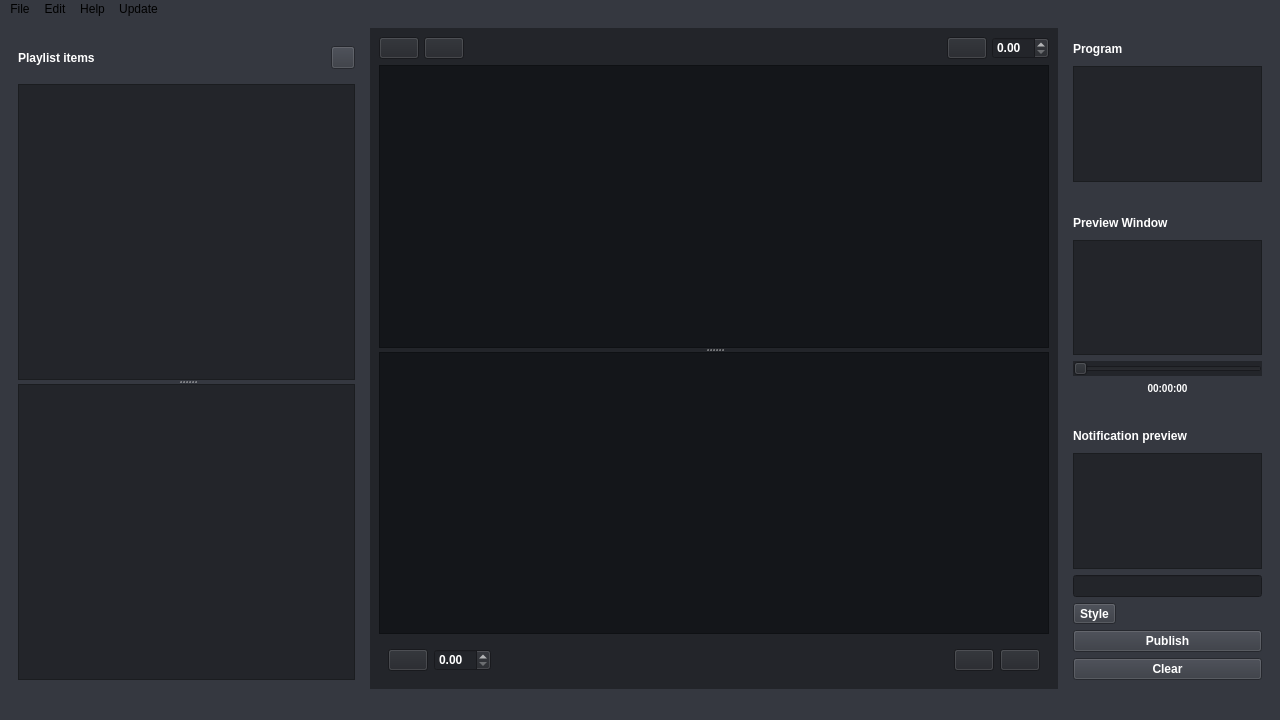
<?xml version="1.0" encoding="UTF-8"?>
<ui version="4.0">
 <class>MainWindow</class>
 <widget class="QMainWindow" name="MainWindow">
  <property name="geometry">
   <rect>
    <x>0</x>
    <y>0</y>
    <width>1280</width>
    <height>720</height>
   </rect>
  </property>
  <property name="windowTitle">
   <string>Holy Presenter</string>
  </property>
  <property name="windowIcon">
   <iconset resource="ui/assets.qrc">
    <normaloff>:/icon/icon.png</normaloff>:/icon/icon.png</iconset>
  </property>
  <property name="autoFillBackground">
   <bool>false</bool>
  </property>
  <property name="styleSheet">
   <string notr="true">background-color: rgb(53, 56, 64);</string>
  </property>
  <widget class="QWidget" name="centralwidget">
   <layout class="QHBoxLayout" name="horizontalLayout" stretch="2,10,3">
    <item>
     <widget class="QWidget" name="left" native="true">
      <layout class="QVBoxLayout" name="verticalLayout_2" stretch="1,30">
       <item>
        <widget class="QWidget" name="widget" native="true">
         <layout class="QHBoxLayout" name="horizontalLayout_2" stretch="9,1,1,1,1,1,1">
          <property name="leftMargin">
           <number>0</number>
          </property>
          <property name="rightMargin">
           <number>0</number>
          </property>
          <item>
           <widget class="QLabel" name="label">
            <property name="styleSheet">
             <string notr="true">font-weight: bold; color: white;</string>
            </property>
            <property name="text">
             <string>Playlist items</string>
            </property>
           </widget>
          </item>
          <item>
           <widget class="QPushButton" name="sort_down">
            <property name="toolTip">
             <string>Move selected item down</string>
            </property>
            <property name="autoFillBackground">
             <bool>false</bool>
            </property>
            <property name="styleSheet">
             <string notr="true"/>
            </property>
            <property name="text">
             <string/>
            </property>
            <property name="icon">
             <iconset resource="ui/assets.qrc">
              <normaloff>:/buttons/down.png</normaloff>:/buttons/down.png</iconset>
            </property>
            <property name="flat">
             <bool>true</bool>
            </property>
           </widget>
          </item>
          <item>
           <widget class="QPushButton" name="sort_up">
            <property name="toolTip">
             <string>Move selected item up</string>
            </property>
            <property name="autoFillBackground">
             <bool>false</bool>
            </property>
            <property name="styleSheet">
             <string notr="true"/>
            </property>
            <property name="text">
             <string/>
            </property>
            <property name="icon">
             <iconset resource="ui/assets.qrc">
              <normaloff>:/buttons/up.png</normaloff>:/buttons/up.png</iconset>
            </property>
            <property name="flat">
             <bool>true</bool>
            </property>
           </widget>
          </item>
          <item>
           <widget class="QPushButton" name="upload">
            <property name="toolTip">
             <string>Upload image</string>
            </property>
            <property name="autoFillBackground">
             <bool>false</bool>
            </property>
            <property name="styleSheet">
             <string notr="true"/>
            </property>
            <property name="text">
             <string/>
            </property>
            <property name="icon">
             <iconset resource="ui/assets.qrc">
              <normaloff>:/buttons/upload.png</normaloff>:/buttons/upload.png</iconset>
            </property>
            <property name="flat">
             <bool>true</bool>
            </property>
           </widget>
          </item>
          <item>
           <widget class="QPushButton" name="rename">
            <property name="toolTip">
             <string>Rename Selected item</string>
            </property>
            <property name="autoFillBackground">
             <bool>false</bool>
            </property>
            <property name="styleSheet">
             <string notr="true"/>
            </property>
            <property name="text">
             <string/>
            </property>
            <property name="icon">
             <iconset resource="ui/assets.qrc">
              <normaloff>:/buttons/rename.png</normaloff>:/buttons/rename.png</iconset>
            </property>
            <property name="flat">
             <bool>true</bool>
            </property>
           </widget>
          </item>
          <item>
           <widget class="QPushButton" name="deletion">
            <property name="toolTip">
             <string>Delete selected item</string>
            </property>
            <property name="autoFillBackground">
             <bool>false</bool>
            </property>
            <property name="styleSheet">
             <string notr="true"/>
            </property>
            <property name="text">
             <string/>
            </property>
            <property name="icon">
             <iconset resource="ui/assets.qrc">
              <normaloff>:/buttons/delete.png</normaloff>:/buttons/delete.png</iconset>
            </property>
            <property name="flat">
             <bool>true</bool>
            </property>
           </widget>
          </item>
          <item>
           <widget class="QToolButton" name="new_list">
            <property name="toolTip">
             <string>New...</string>
            </property>
            <property name="text">
             <string/>
            </property>
            <property name="icon">
             <iconset resource="ui/assets.qrc">
              <normaloff>:/buttons/new.png</normaloff>:/buttons/new.png</iconset>
            </property>
           </widget>
          </item>
         </layout>
        </widget>
       </item>
       <item>
        <widget class="QSplitter" name="splitter">
         <property name="orientation">
          <enum>Qt::Orientation::Vertical</enum>
         </property>
         <widget class="QScrollArea" name="items_frame">
          <property name="minimumSize">
           <size>
            <width>0</width>
            <height>150</height>
           </size>
          </property>
          <property name="styleSheet">
           <string notr="true">background-color: rgb(35, 37, 42)</string>
          </property>
          <property name="widgetResizable">
           <bool>true</bool>
          </property>
          <widget class="QWidget" name="scrollAreaWidgetContents">
           <property name="geometry">
            <rect>
             <x>0</x>
             <y>0</y>
             <width>289</width>
             <height>287</height>
            </rect>
           </property>
          </widget>
         </widget>
         <widget class="QScrollArea" name="playlists_frame">
          <property name="minimumSize">
           <size>
            <width>0</width>
            <height>150</height>
           </size>
          </property>
          <property name="styleSheet">
           <string notr="true">background-color: rgb(35, 37, 42)</string>
          </property>
          <property name="widgetResizable">
           <bool>true</bool>
          </property>
          <widget class="QWidget" name="scrollAreaWidgetContents_3">
           <property name="geometry">
            <rect>
             <x>0</x>
             <y>0</y>
             <width>289</width>
             <height>286</height>
            </rect>
           </property>
          </widget>
         </widget>
        </widget>
       </item>
      </layout>
     </widget>
    </item>
    <item>
     <widget class="QWidget" name="center" native="true">
      <property name="styleSheet">
       <string notr="true">background-color: rgb(35, 37, 42)</string>
      </property>
      <layout class="QVBoxLayout" name="verticalLayout_3" stretch="1,30,1">
       <item>
        <widget class="QWidget" name="widget_2" native="true">
         <layout class="QHBoxLayout" name="horizontalLayout_3">
          <property name="spacing">
           <number>5</number>
          </property>
          <property name="leftMargin">
           <number>0</number>
          </property>
          <property name="topMargin">
           <number>0</number>
          </property>
          <property name="rightMargin">
           <number>0</number>
          </property>
          <property name="bottomMargin">
           <number>0</number>
          </property>
          <item>
           <widget class="QPushButton" name="editor">
            <property name="toolTip">
             <string>Open the editor</string>
            </property>
            <property name="text">
             <string/>
            </property>
            <property name="icon">
             <iconset resource="ui/assets.qrc">
              <normaloff>:/buttons/edit.png</normaloff>:/buttons/edit.png</iconset>
            </property>
            <property name="iconSize">
             <size>
              <width>25</width>
              <height>25</height>
             </size>
            </property>
           </widget>
          </item>
          <item>
           <widget class="QPushButton" name="play">
            <property name="toolTip">
             <string>Run</string>
            </property>
            <property name="text">
             <string/>
            </property>
            <property name="icon">
             <iconset resource="ui/assets.qrc">
              <normaloff>:/buttons/run.png</normaloff>:/buttons/run.png</iconset>
            </property>
            <property name="iconSize">
             <size>
              <width>32</width>
              <height>25</height>
             </size>
            </property>
           </widget>
          </item>
          <item>
           <spacer name="horizontalSpacer">
            <property name="orientation">
             <enum>Qt::Orientation::Horizontal</enum>
            </property>
            <property name="sizeHint" stdset="0">
             <size>
              <width>40</width>
              <height>20</height>
             </size>
            </property>
           </spacer>
          </item>
          <item>
           <widget class="QPushButton" name="fade_slide">
            <property name="toolTip">
             <string>Toggle slide fade effect</string>
            </property>
            <property name="text">
             <string/>
            </property>
            <property name="icon">
             <iconset resource="ui/assets.qrc">
              <normaloff>:/buttons/fade.png</normaloff>:/buttons/fade.png</iconset>
            </property>
            <property name="iconSize">
             <size>
              <width>25</width>
              <height>25</height>
             </size>
            </property>
           </widget>
          </item>
          <item>
           <widget class="QDoubleSpinBox" name="fade_slide_time">
            <property name="toolTip">
             <string>slide fade time</string>
            </property>
            <property name="styleSheet">
             <string notr="true">font-weight: bold; color: white;</string>
            </property>
           </widget>
          </item>
         </layout>
        </widget>
       </item>
       <item>
        <widget class="QSplitter" name="splitter_2">
         <property name="minimumSize">
          <size>
           <width>0</width>
           <height>0</height>
          </size>
         </property>
         <property name="lineWidth">
          <number>5</number>
         </property>
         <property name="orientation">
          <enum>Qt::Orientation::Vertical</enum>
         </property>
         <widget class="QScrollArea" name="slides_frame">
          <property name="minimumSize">
           <size>
            <width>0</width>
            <height>150</height>
           </size>
          </property>
          <property name="styleSheet">
           <string notr="true">background-color: rgb(20, 22, 26)</string>
          </property>
          <property name="widgetResizable">
           <bool>true</bool>
          </property>
          <widget class="QWidget" name="scrollAreaWidgetContents_4">
           <property name="geometry">
            <rect>
             <x>0</x>
             <y>0</y>
             <width>704</width>
             <height>267</height>
            </rect>
           </property>
          </widget>
         </widget>
         <widget class="QScrollArea" name="backgrounds_frame">
          <property name="minimumSize">
           <size>
            <width>0</width>
            <height>150</height>
           </size>
          </property>
          <property name="styleSheet">
           <string notr="true">background-color: rgb(20, 22, 26)</string>
          </property>
          <property name="widgetResizable">
           <bool>true</bool>
          </property>
          <widget class="QWidget" name="scrollAreaWidgetContents_5">
           <property name="geometry">
            <rect>
             <x>0</x>
             <y>0</y>
             <width>704</width>
             <height>267</height>
            </rect>
           </property>
          </widget>
         </widget>
        </widget>
       </item>
       <item>
        <widget class="QWidget" name="widget_3" native="true">
         <layout class="QHBoxLayout" name="horizontalLayout_4">
          <item>
           <widget class="QPushButton" name="fade_background">
            <property name="toolTip">
             <string>Toggle video fade effect</string>
            </property>
            <property name="text">
             <string/>
            </property>
            <property name="icon">
             <iconset resource="ui/assets.qrc">
              <normaloff>:/buttons/fade.png</normaloff>:/buttons/fade.png</iconset>
            </property>
           </widget>
          </item>
          <item>
           <widget class="QDoubleSpinBox" name="fade_background_time">
            <property name="toolTip">
             <string>video fade time</string>
            </property>
            <property name="styleSheet">
             <string notr="true">font-weight: bold; color: white;</string>
            </property>
           </widget>
          </item>
          <item>
           <spacer name="horizontalSpacer_2">
            <property name="orientation">
             <enum>Qt::Orientation::Horizontal</enum>
            </property>
            <property name="sizeHint" stdset="0">
             <size>
              <width>40</width>
              <height>20</height>
             </size>
            </property>
           </spacer>
          </item>
          <item>
           <widget class="QPushButton" name="upload_background">
            <property name="toolTip">
             <string>Upload video</string>
            </property>
            <property name="text">
             <string/>
            </property>
            <property name="icon">
             <iconset resource="ui/assets.qrc">
              <normaloff>:/buttons/upload.png</normaloff>:/buttons/upload.png</iconset>
            </property>
           </widget>
          </item>
          <item>
           <widget class="QPushButton" name="delete_background">
            <property name="toolTip">
             <string>Delete selected video</string>
            </property>
            <property name="text">
             <string/>
            </property>
            <property name="icon">
             <iconset resource="ui/assets.qrc">
              <normaloff>:/buttons/delete.png</normaloff>:/buttons/delete.png</iconset>
            </property>
           </widget>
          </item>
         </layout>
        </widget>
       </item>
      </layout>
     </widget>
    </item>
    <item>
     <widget class="QWidget" name="right" native="true">
      <layout class="QVBoxLayout" name="verticalLayout_4" stretch="1,5,1,1,5,1,0,1,1,5,5,1,1,1">
       <item>
        <widget class="QLabel" name="label_2">
         <property name="styleSheet">
          <string notr="true">font-weight: bold; color: white;</string>
         </property>
         <property name="text">
          <string>Program</string>
         </property>
        </widget>
       </item>
       <item>
        <widget class="QFrame" name="program">
         <property name="styleSheet">
          <string notr="true">background-color: rgb(35, 37, 42)</string>
         </property>
         <property name="frameShape">
          <enum>QFrame::Shape::StyledPanel</enum>
         </property>
         <property name="frameShadow">
          <enum>QFrame::Shadow::Raised</enum>
         </property>
        </widget>
       </item>
       <item>
        <spacer name="verticalSpacer">
         <property name="orientation">
          <enum>Qt::Orientation::Vertical</enum>
         </property>
         <property name="sizeHint" stdset="0">
          <size>
           <width>20</width>
           <height>40</height>
          </size>
         </property>
        </spacer>
       </item>
       <item>
        <widget class="QLabel" name="label_3">
         <property name="styleSheet">
          <string notr="true">font-weight: bold; color: white;</string>
         </property>
         <property name="text">
          <string>Preview Window</string>
         </property>
        </widget>
       </item>
       <item>
        <widget class="QFrame" name="preview">
         <property name="styleSheet">
          <string notr="true">background-color: rgb(35, 37, 42)</string>
         </property>
         <property name="frameShape">
          <enum>QFrame::Shape::StyledPanel</enum>
         </property>
         <property name="frameShadow">
          <enum>QFrame::Shadow::Raised</enum>
         </property>
        </widget>
       </item>
       <item>
        <widget class="QSlider" name="videoslider">
         <property name="autoFillBackground">
          <bool>false</bool>
         </property>
         <property name="styleSheet">
          <string notr="true">background-color: rgb(35, 37, 42); color: rgb(255,255,255)</string>
         </property>
         <property name="orientation">
          <enum>Qt::Orientation::Horizontal</enum>
         </property>
         <property name="invertedAppearance">
          <bool>false</bool>
         </property>
         <property name="invertedControls">
          <bool>false</bool>
         </property>
        </widget>
       </item>
       <item>
        <widget class="QLabel" name="videolength">
         <property name="styleSheet">
          <string notr="true">font-size: 10px; font-weight: bold; color: white;</string>
         </property>
         <property name="text">
          <string>00:00:00</string>
         </property>
         <property name="alignment">
          <set>Qt::AlignmentFlag::AlignCenter</set>
         </property>
        </widget>
       </item>
       <item>
        <spacer name="verticalSpacer_2">
         <property name="orientation">
          <enum>Qt::Orientation::Vertical</enum>
         </property>
         <property name="sizeHint" stdset="0">
          <size>
           <width>20</width>
           <height>40</height>
          </size>
         </property>
        </spacer>
       </item>
       <item>
        <widget class="QLabel" name="label_4">
         <property name="styleSheet">
          <string notr="true">font-weight: bold; color: white;</string>
         </property>
         <property name="text">
          <string>Notification preview</string>
         </property>
        </widget>
       </item>
       <item>
        <widget class="QFrame" name="notification">
         <property name="styleSheet">
          <string notr="true">background-color: rgb(35, 37, 42)</string>
         </property>
         <property name="frameShape">
          <enum>QFrame::Shape::StyledPanel</enum>
         </property>
         <property name="frameShadow">
          <enum>QFrame::Shadow::Raised</enum>
         </property>
        </widget>
       </item>
       <item>
        <widget class="QLineEdit" name="notification_input">
         <property name="styleSheet">
          <string notr="true">background-color: rgb(35, 37, 42)</string>
         </property>
        </widget>
       </item>
       <item>
        <widget class="QToolButton" name="notification_button">
         <property name="toolTip">
          <string>Select notification style</string>
         </property>
         <property name="styleSheet">
          <string notr="true">font-weight: bold; color: white;</string>
         </property>
         <property name="text">
          <string>Style</string>
         </property>
        </widget>
       </item>
       <item>
        <widget class="QPushButton" name="push_notification">
         <property name="toolTip">
          <string>Publish the notification</string>
         </property>
         <property name="styleSheet">
          <string notr="true">font-weight: bold; color: white;</string>
         </property>
         <property name="text">
          <string>Publish</string>
         </property>
        </widget>
       </item>
       <item>
        <widget class="QPushButton" name="clear_notification">
         <property name="toolTip">
          <string>Clear the notification</string>
         </property>
         <property name="styleSheet">
          <string notr="true">font-weight: bold; color: white;</string>
         </property>
         <property name="text">
          <string>Clear</string>
         </property>
        </widget>
       </item>
      </layout>
     </widget>
    </item>
   </layout>
  </widget>
  <widget class="QMenuBar" name="menubar">
   <property name="geometry">
    <rect>
     <x>0</x>
     <y>0</y>
     <width>1280</width>
     <height>33</height>
    </rect>
   </property>
   <property name="styleSheet">
    <string notr="true"/>
   </property>
   <widget class="QMenu" name="menuFile">
    <property name="styleSheet">
     <string notr="true">font-weight: bold; color: white;</string>
    </property>
    <property name="title">
     <string>File</string>
    </property>
    <addaction name="actionNew_Playlist"/>
    <addaction name="actionUpload_Background"/>
    <addaction name="actionUpload_Image"/>
    <addaction name="separator"/>
    <addaction name="actionQuit"/>
   </widget>
   <widget class="QMenu" name="menuEdit">
    <property name="styleSheet">
     <string notr="true">font-weight: bold; color: white;</string>
    </property>
    <property name="title">
     <string>Edit</string>
    </property>
    <addaction name="actionPreferences"/>
    <addaction name="actionClose_Editor"/>
   </widget>
   <widget class="QMenu" name="menuHelp">
    <property name="styleSheet">
     <string notr="true">font-weight: bold; color: white;</string>
    </property>
    <property name="title">
     <string>Help</string>
    </property>
    <addaction name="actionUser_Manual"/>
   </widget>
   <widget class="QMenu" name="menuUpdate">
    <property name="styleSheet">
     <string notr="true">font-weight: bold; color: white;</string>
    </property>
    <property name="title">
     <string>Update</string>
    </property>
    <addaction name="actionUpdate_Holy_Presenter"/>
   </widget>
   <addaction name="menuFile"/>
   <addaction name="menuEdit"/>
   <addaction name="menuHelp"/>
   <addaction name="menuUpdate"/>
  </widget>
  <widget class="QStatusBar" name="statusbar"/>
  <action name="actionQuit">
   <property name="text">
    <string>Quit</string>
   </property>
   <property name="shortcut">
    <string>Ctrl+Q</string>
   </property>
  </action>
  <action name="actionPreferences">
   <property name="text">
    <string>Preferences</string>
   </property>
   <property name="shortcut">
    <string>Ctrl+Shift+P</string>
   </property>
  </action>
  <action name="actionUpdate_Holy_Presenter">
   <property name="text">
    <string>Update Holy Presenter</string>
   </property>
   <property name="shortcut">
    <string>Ctrl+Shift+U</string>
   </property>
  </action>
  <action name="actionNew_Playlist">
   <property name="text">
    <string>New Playlist</string>
   </property>
   <property name="shortcut">
    <string>Ctrl+Alt+N</string>
   </property>
  </action>
  <action name="actionUpload_Image">
   <property name="text">
    <string>Upload Image</string>
   </property>
   <property name="shortcut">
    <string>Ctrl+Alt+I</string>
   </property>
  </action>
  <action name="actionUpload_Background">
   <property name="text">
    <string>Upload Background</string>
   </property>
   <property name="shortcut">
    <string>Ctrl+Alt+B</string>
   </property>
  </action>
  <action name="actionClose_Editor">
   <property name="text">
    <string>Close Editor</string>
   </property>
   <property name="shortcut">
    <string>Ctrl+Alt+U</string>
   </property>
  </action>
  <action name="actionUser_Manual">
   <property name="text">
    <string>User Manual</string>
   </property>
   <property name="shortcut">
    <string>Ctrl+Shift++</string>
   </property>
  </action>
 </widget>
 <resources>
  <include location="ui/assets.qrc"/>
 </resources>
 <connections/>
</ui>
